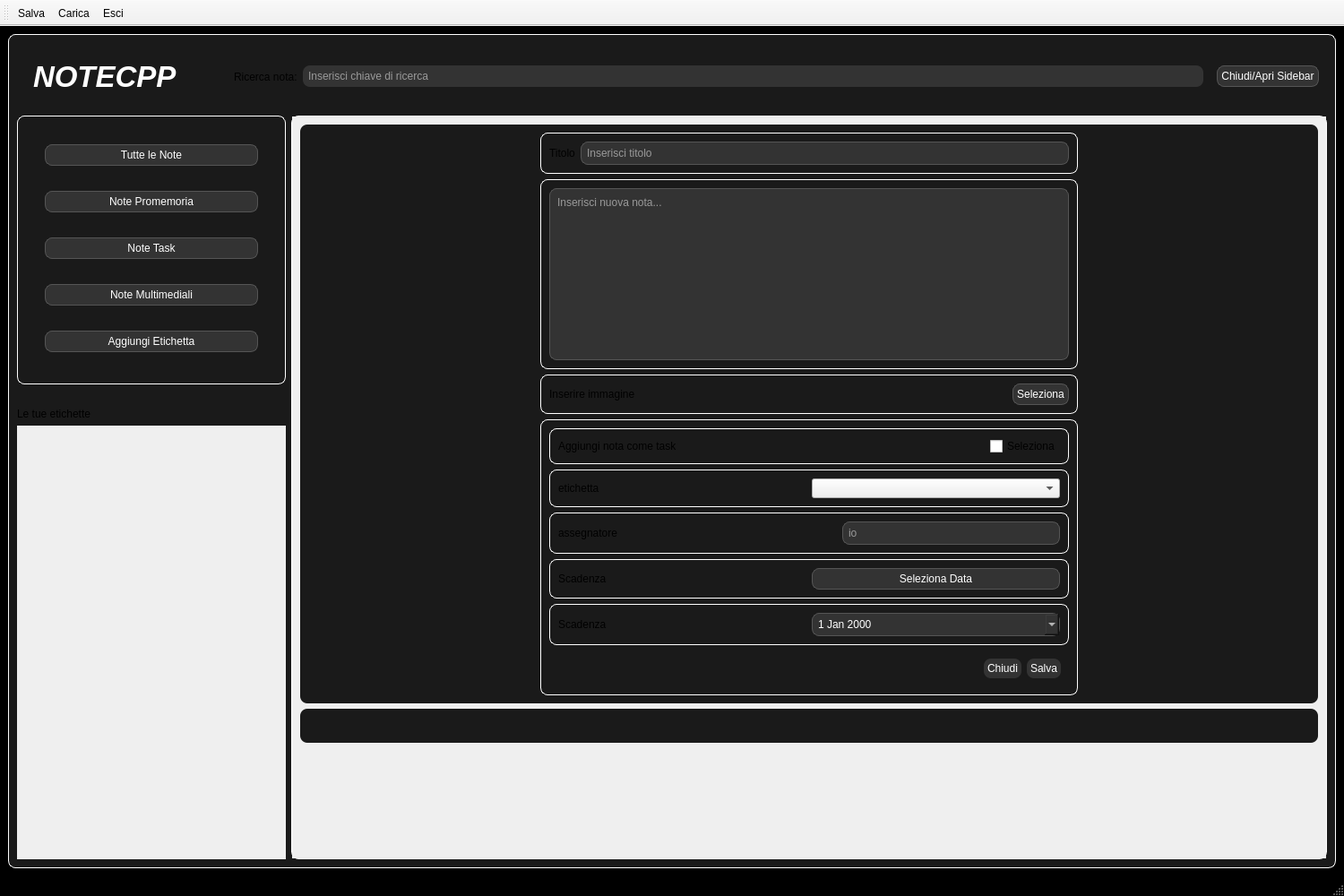
<?xml version="1.0" encoding="UTF-8"?>
<ui version="4.0">
 <class>MainWindow</class>
 <widget class="QMainWindow" name="MainWindow">
  <property name="geometry">
   <rect>
    <x>0</x>
    <y>0</y>
    <width>1500</width>
    <height>1000</height>
   </rect>
  </property>
  <property name="windowTitle">
   <string>MainWindow</string>
  </property>
  <property name="styleSheet">
   <string notr="true">/* Sfondo nero per tutta l'applicazione */
QMainWindow, QWidget#page_2 {
    background-color: #000000;
    color: #ffffff; /* Testo bianco di default */
}

/* Regola per i Frame con bordi bianchi arrotondati */
QFrame {
    border: 1px solid #ffffff;
    border-radius: 8px;
    background-color: #1a1a1a; /* Un grigio scurissimo per dare profondità */
    padding: 0px;
}

/* Eccezione: non vogliamo bordi bianchi attorno ai bottoni o agli input */
QPushButton, QLineEdit, QTextEdit, QDateTimeEdit {
    border: 1px solid #555555;
    border-radius: 8px;
    background-color: #333333;
    color: white;
    padding: 4px;
}

QLabel{
    border: 0px;
}

/* Effetto al passaggio del mouse sui bottoni */
QPushButton:hover {
    background-color: #444444;
    border: 1px solid #00aaff; /* Un tocco di azzurro al passaggio */
}</string>
  </property>
  <property name="toolButtonStyle">
   <enum>Qt::ToolButtonStyle::ToolButtonTextBesideIcon</enum>
  </property>
  <widget class="QWidget" name="centralwidget">
   <layout class="QVBoxLayout" name="verticalLayout">
    <item>
     <widget class="QStackedWidget" name="stackedWidget">
      <property name="styleSheet">
       <string notr="true"/>
      </property>
      <property name="currentIndex">
       <number>0</number>
      </property>
      <widget class="QWidget" name="page">
       <layout class="QVBoxLayout" name="verticalLayout_9">
        <item>
         <widget class="QFrame" name="frame_2">
          <property name="minimumSize">
           <size>
            <width>0</width>
            <height>75</height>
           </size>
          </property>
          <property name="maximumSize">
           <size>
            <width>16777215</width>
            <height>100</height>
           </size>
          </property>
          <property name="styleSheet">
           <string notr="true">#frame_2 {
border: none;
}</string>
          </property>
          <property name="frameShape">
           <enum>QFrame::Shape::StyledPanel</enum>
          </property>
          <property name="frameShadow">
           <enum>QFrame::Shadow::Raised</enum>
          </property>
          <layout class="QHBoxLayout" name="horizontalLayout_3">
           <item>
            <widget class="QFrame" name="frame_6">
             <property name="minimumSize">
              <size>
               <width>100</width>
               <height>0</height>
              </size>
             </property>
             <property name="styleSheet">
              <string notr="true">border: none;</string>
             </property>
             <property name="frameShape">
              <enum>QFrame::Shape::StyledPanel</enum>
             </property>
             <property name="frameShadow">
              <enum>QFrame::Shadow::Raised</enum>
             </property>
             <layout class="QHBoxLayout" name="horizontalLayout_11">
              <item>
               <widget class="QLabel" name="labelLogo">
                <property name="minimumSize">
                 <size>
                  <width>200</width>
                  <height>0</height>
                 </size>
                </property>
                <property name="font">
                 <font>
                  <family>Segoe UI</family>
                  <pointsize>25</pointsize>
                  <italic>true</italic>
                  <bold>true</bold>
                 </font>
                </property>
                <property name="styleSheet">
                 <string notr="true">#labelLogo {
    /* Colore del testo (puoi usare un gradiente o un colore solido) */
    color: #ffffff; 
    
    /* Font: usane uno bold e moderno */
    font-family: &quot;Segoe UI&quot;, &quot;Arial&quot;, sans-serif;
    font-weight: bold;
    font-style: italic;
    
    /* Allineamento */
    qproperty-alignment: 'AlignCenter';
    
    /* Sfondo (opzionale, se vuoi un tocco di colore dietro) */
    background-color: transparent;
    
    /* Rimuove eventuali bordi ereditati dal resto dell'app */
    border: none;
    padding: 0px;
}</string>
                </property>
                <property name="text">
                 <string>NOTECPP</string>
                </property>
               </widget>
              </item>
             </layout>
            </widget>
           </item>
           <item>
            <widget class="QFrame" name="frame_7">
             <property name="minimumSize">
              <size>
               <width>100</width>
               <height>0</height>
              </size>
             </property>
             <property name="styleSheet">
              <string notr="true">border: none;</string>
             </property>
             <property name="frameShape">
              <enum>QFrame::Shape::StyledPanel</enum>
             </property>
             <property name="frameShadow">
              <enum>QFrame::Shadow::Raised</enum>
             </property>
             <layout class="QHBoxLayout" name="horizontalLayout_12">
              <item>
               <widget class="QLabel" name="searchLabel">
                <property name="text">
                 <string>Ricerca nota:</string>
                </property>
               </widget>
              </item>
              <item>
               <widget class="QLineEdit" name="lineSearch">
                <property name="placeholderText">
                 <string>Inserisci chiave di ricerca</string>
                </property>
               </widget>
              </item>
             </layout>
            </widget>
           </item>
           <item>
            <widget class="QPushButton" name="pushButton_5">
             <property name="text">
              <string>Chiudi/Apri Sidebar</string>
             </property>
            </widget>
           </item>
          </layout>
         </widget>
        </item>
        <item>
         <widget class="QFrame" name="frame">
          <property name="styleSheet">
           <string notr="true">#frame {
border: none;
}</string>
          </property>
          <property name="frameShape">
           <enum>QFrame::Shape::StyledPanel</enum>
          </property>
          <property name="frameShadow">
           <enum>QFrame::Shadow::Raised</enum>
          </property>
          <layout class="QHBoxLayout" name="horizontalLayout_2">
           <property name="leftMargin">
            <number>0</number>
           </property>
           <property name="topMargin">
            <number>0</number>
           </property>
           <property name="rightMargin">
            <number>0</number>
           </property>
           <property name="bottomMargin">
            <number>0</number>
           </property>
           <item>
            <widget class="QFrame" name="frameSideBar">
             <property name="minimumSize">
              <size>
               <width>200</width>
               <height>0</height>
              </size>
             </property>
             <property name="maximumSize">
              <size>
               <width>300</width>
               <height>16777215</height>
              </size>
             </property>
             <property name="styleSheet">
              <string notr="true">#frameSideBar {
border: none;
}</string>
             </property>
             <property name="frameShape">
              <enum>QFrame::Shape::StyledPanel</enum>
             </property>
             <property name="frameShadow">
              <enum>QFrame::Shadow::Raised</enum>
             </property>
             <layout class="QVBoxLayout" name="verticalLayout_2">
              <property name="leftMargin">
               <number>0</number>
              </property>
              <property name="topMargin">
               <number>0</number>
              </property>
              <property name="rightMargin">
               <number>0</number>
              </property>
              <property name="bottomMargin">
               <number>0</number>
              </property>
              <item>
               <widget class="QFrame" name="frame_4">
                <property name="minimumSize">
                 <size>
                  <width>0</width>
                  <height>300</height>
                 </size>
                </property>
                <property name="frameShape">
                 <enum>QFrame::Shape::StyledPanel</enum>
                </property>
                <property name="frameShadow">
                 <enum>QFrame::Shadow::Raised</enum>
                </property>
                <layout class="QVBoxLayout" name="verticalLayout_3">
                 <property name="leftMargin">
                  <number>30</number>
                 </property>
                 <property name="rightMargin">
                  <number>30</number>
                 </property>
                 <item>
                  <widget class="QPushButton" name="buttonNote">
                   <property name="text">
                    <string>Tutte le Note</string>
                   </property>
                  </widget>
                 </item>
                 <item>
                  <widget class="QPushButton" name="buttonPromemoria">
                   <property name="text">
                    <string>Note Promemoria</string>
                   </property>
                  </widget>
                 </item>
                 <item>
                  <widget class="QPushButton" name="buttonTask">
                   <property name="text">
                    <string>Note Task</string>
                   </property>
                  </widget>
                 </item>
                 <item>
                  <widget class="QPushButton" name="buttonMultimediali">
                   <property name="text">
                    <string>Note Multimediali</string>
                   </property>
                  </widget>
                 </item>
                 <item>
                  <widget class="QPushButton" name="buttonEtichetteAdd">
                   <property name="text">
                    <string>Aggiungi Etichetta</string>
                   </property>
                  </widget>
                 </item>
                </layout>
               </widget>
              </item>
              <item>
               <widget class="QLabel" name="label_9">
                <property name="text">
                 <string/>
                </property>
               </widget>
              </item>
              <item>
               <widget class="QLabel" name="label_8">
                <property name="text">
                 <string>Le tue etichette</string>
                </property>
               </widget>
              </item>
              <item>
               <widget class="QScrollArea" name="frameLabel">
                <property name="styleSheet">
                 <string notr="true">#frameLabel{
border: none;
}</string>
                </property>
                <property name="widgetResizable">
                 <bool>true</bool>
                </property>
                <widget class="QWidget" name="scrollAreaWidgetContents_2">
                 <property name="geometry">
                  <rect>
                   <x>0</x>
                   <y>0</y>
                   <width>300</width>
                   <height>443</height>
                  </rect>
                 </property>
                 <layout class="QVBoxLayout" name="verticalLayout_8">
                  <item>
                   <spacer name="verticalSpacer_2">
                    <property name="orientation">
                     <enum>Qt::Orientation::Vertical</enum>
                    </property>
                    <property name="sizeHint" stdset="0">
                     <size>
                      <width>20</width>
                      <height>404</height>
                     </size>
                    </property>
                   </spacer>
                  </item>
                 </layout>
                </widget>
               </widget>
              </item>
             </layout>
            </widget>
           </item>
           <item>
            <widget class="QFrame" name="frame_5">
             <property name="styleSheet">
              <string notr="true">#frame_5 {
border:none;
}</string>
             </property>
             <property name="frameShape">
              <enum>QFrame::Shape::StyledPanel</enum>
             </property>
             <property name="frameShadow">
              <enum>QFrame::Shadow::Raised</enum>
             </property>
             <layout class="QVBoxLayout" name="verticalLayout_4">
              <property name="leftMargin">
               <number>0</number>
              </property>
              <property name="topMargin">
               <number>0</number>
              </property>
              <property name="rightMargin">
               <number>0</number>
              </property>
              <property name="bottomMargin">
               <number>0</number>
              </property>
              <item>
               <widget class="QScrollArea" name="scrollArea">
                <property name="widgetResizable">
                 <bool>true</bool>
                </property>
                <widget class="QWidget" name="scrollAreaWidgetContents">
                 <property name="geometry">
                  <rect>
                   <x>0</x>
                   <y>0</y>
                   <width>1154</width>
                   <height>795</height>
                  </rect>
                 </property>
                 <layout class="QVBoxLayout" name="verticalLayout_5">
                  <item>
                   <widget class="QFrame" name="frameInputWrapper">
                    <property name="styleSheet">
                     <string notr="true">#frameInputWrapper {
border: null;
}</string>
                    </property>
                    <property name="frameShape">
                     <enum>QFrame::Shape::StyledPanel</enum>
                    </property>
                    <property name="frameShadow">
                     <enum>QFrame::Shadow::Raised</enum>
                    </property>
                    <layout class="QHBoxLayout" name="horizontalLayout">
                     <item>
                      <spacer name="horizontalSpacer">
                       <property name="orientation">
                        <enum>Qt::Orientation::Horizontal</enum>
                       </property>
                       <property name="sizeHint" stdset="0">
                        <size>
                         <width>189</width>
                         <height>20</height>
                        </size>
                       </property>
                      </spacer>
                     </item>
                     <item>
                      <widget class="QFrame" name="frameCardBox">
                       <property name="minimumSize">
                        <size>
                         <width>600</width>
                         <height>0</height>
                        </size>
                       </property>
                       <property name="styleSheet">
                        <string notr="true">#frameCardBox {
border: none;
}</string>
                       </property>
                       <property name="frameShape">
                        <enum>QFrame::Shape::StyledPanel</enum>
                       </property>
                       <property name="frameShadow">
                        <enum>QFrame::Shadow::Raised</enum>
                       </property>
                       <layout class="QVBoxLayout" name="verticalLayout_7">
                        <property name="leftMargin">
                         <number>0</number>
                        </property>
                        <property name="topMargin">
                         <number>0</number>
                        </property>
                        <property name="rightMargin">
                         <number>0</number>
                        </property>
                        <property name="bottomMargin">
                         <number>0</number>
                        </property>
                        <item>
                         <widget class="QFrame" name="frameTitolo">
                          <property name="maximumSize">
                           <size>
                            <width>16777215</width>
                            <height>50</height>
                           </size>
                          </property>
                          <property name="frameShape">
                           <enum>QFrame::Shape::StyledPanel</enum>
                          </property>
                          <property name="frameShadow">
                           <enum>QFrame::Shadow::Raised</enum>
                          </property>
                          <layout class="QHBoxLayout" name="horizontalLayout_8">
                           <item>
                            <widget class="QLabel" name="label_7">
                             <property name="text">
                              <string>Titolo</string>
                             </property>
                            </widget>
                           </item>
                           <item>
                            <widget class="QLineEdit" name="lineTitolo">
                             <property name="text">
                              <string/>
                             </property>
                             <property name="placeholderText">
                              <string>Inserisci titolo</string>
                             </property>
                            </widget>
                           </item>
                          </layout>
                         </widget>
                        </item>
                        <item>
                         <widget class="QFrame" name="frameInput1">
                          <property name="minimumSize">
                           <size>
                            <width>0</width>
                            <height>20</height>
                           </size>
                          </property>
                          <property name="maximumSize">
                           <size>
                            <width>16777215</width>
                            <height>16777215</height>
                           </size>
                          </property>
                          <property name="frameShape">
                           <enum>QFrame::Shape::StyledPanel</enum>
                          </property>
                          <property name="frameShadow">
                           <enum>QFrame::Shadow::Raised</enum>
                          </property>
                          <layout class="QHBoxLayout" name="horizontalLayout_4">
                           <property name="sizeConstraint">
                            <enum>QLayout::SizeConstraint::SetMinAndMaxSize</enum>
                           </property>
                           <item>
                            <widget class="QTextEdit" name="boxTesto">
                             <property name="sizePolicy">
                              <sizepolicy hsizetype="Expanding" vsizetype="Preferred">
                               <horstretch>0</horstretch>
                               <verstretch>0</verstretch>
                              </sizepolicy>
                             </property>
                             <property name="minimumSize">
                              <size>
                               <width>0</width>
                               <height>40</height>
                              </size>
                             </property>
                             <property name="placeholderText">
                              <string>Inserisci nuova nota...</string>
                             </property>
                            </widget>
                           </item>
                          </layout>
                         </widget>
                        </item>
                        <item>
                         <widget class="QFrame" name="frameImmagine">
                          <property name="frameShape">
                           <enum>QFrame::Shape::StyledPanel</enum>
                          </property>
                          <property name="frameShadow">
                           <enum>QFrame::Shadow::Raised</enum>
                          </property>
                          <layout class="QHBoxLayout" name="horizontalLayout_7">
                           <item>
                            <widget class="QLabel" name="labelImmagine">
                             <property name="text">
                              <string>Inserire immagine</string>
                             </property>
                            </widget>
                           </item>
                           <item>
                            <spacer name="horizontalSpacer_4">
                             <property name="orientation">
                              <enum>Qt::Orientation::Horizontal</enum>
                             </property>
                             <property name="sizeHint" stdset="0">
                              <size>
                               <width>40</width>
                               <height>20</height>
                              </size>
                             </property>
                            </spacer>
                           </item>
                           <item>
                            <widget class="QPushButton" name="buttonImmagine">
                             <property name="text">
                              <string>Seleziona</string>
                             </property>
                            </widget>
                           </item>
                          </layout>
                         </widget>
                        </item>
                        <item>
                         <widget class="QFrame" name="frameInput2">
                          <property name="frameShape">
                           <enum>QFrame::Shape::StyledPanel</enum>
                          </property>
                          <property name="frameShadow">
                           <enum>QFrame::Shadow::Raised</enum>
                          </property>
                          <layout class="QVBoxLayout" name="verticalLayout_6">
                           <item>
                            <widget class="QFrame" name="frameTask">
                             <property name="frameShape">
                              <enum>QFrame::Shape::StyledPanel</enum>
                             </property>
                             <property name="frameShadow">
                              <enum>QFrame::Shadow::Raised</enum>
                             </property>
                             <layout class="QHBoxLayout" name="horizontalLayout_16">
                              <item>
                               <widget class="QLabel" name="label">
                                <property name="text">
                                 <string>Aggiungi nota come task</string>
                                </property>
                               </widget>
                              </item>
                              <item>
                               <spacer name="horizontalSpacer_6">
                                <property name="orientation">
                                 <enum>Qt::Orientation::Horizontal</enum>
                                </property>
                                <property name="sizeHint" stdset="0">
                                 <size>
                                  <width>40</width>
                                  <height>20</height>
                                 </size>
                                </property>
                               </spacer>
                              </item>
                              <item>
                               <widget class="QCheckBox" name="checkTask">
                                <property name="text">
                                 <string>Seleziona</string>
                                </property>
                               </widget>
                              </item>
                             </layout>
                            </widget>
                           </item>
                           <item>
                            <widget class="QFrame" name="frameEtichetta">
                             <property name="frameShape">
                              <enum>QFrame::Shape::StyledPanel</enum>
                             </property>
                             <property name="frameShadow">
                              <enum>QFrame::Shadow::Raised</enum>
                             </property>
                             <layout class="QHBoxLayout" name="horizontalLayout_9">
                              <item>
                               <widget class="QLabel" name="label_6">
                                <property name="text">
                                 <string>etichetta</string>
                                </property>
                               </widget>
                              </item>
                              <item>
                               <widget class="QComboBox" name="comboBox"/>
                              </item>
                             </layout>
                            </widget>
                           </item>
                           <item>
                            <widget class="QFrame" name="frameAsegnatore">
                             <property name="frameShape">
                              <enum>QFrame::Shape::StyledPanel</enum>
                             </property>
                             <property name="frameShadow">
                              <enum>QFrame::Shadow::Raised</enum>
                             </property>
                             <layout class="QHBoxLayout" name="horizontalLayout_5">
                              <item>
                               <widget class="QLabel" name="label_3">
                                <property name="text">
                                 <string>assegnatore</string>
                                </property>
                               </widget>
                              </item>
                              <item>
                               <spacer name="horizontalSpacer_3">
                                <property name="orientation">
                                 <enum>Qt::Orientation::Horizontal</enum>
                                </property>
                                <property name="sizeHint" stdset="0">
                                 <size>
                                  <width>40</width>
                                  <height>20</height>
                                 </size>
                                </property>
                               </spacer>
                              </item>
                              <item>
                               <widget class="QLineEdit" name="lineAssegnatore">
                                <property name="text">
                                 <string/>
                                </property>
                                <property name="placeholderText">
                                 <string>io</string>
                                </property>
                               </widget>
                              </item>
                             </layout>
                            </widget>
                           </item>
                           <item>
                            <widget class="QFrame" name="frameButtonScandenza">
                             <property name="styleSheet">
                              <string notr="true">#frameButtonScandenza {
border: none;
}</string>
                             </property>
                             <property name="frameShape">
                              <enum>QFrame::Shape::StyledPanel</enum>
                             </property>
                             <property name="frameShadow">
                              <enum>QFrame::Shadow::Raised</enum>
                             </property>
                             <layout class="QHBoxLayout" name="horizontalLayout_15">
                              <property name="spacing">
                               <number>0</number>
                              </property>
                              <property name="leftMargin">
                               <number>0</number>
                              </property>
                              <property name="topMargin">
                               <number>0</number>
                              </property>
                              <property name="rightMargin">
                               <number>0</number>
                              </property>
                              <property name="bottomMargin">
                               <number>0</number>
                              </property>
                              <item>
                               <widget class="QFrame" name="frameScadenza_2">
                                <property name="frameShape">
                                 <enum>QFrame::Shape::StyledPanel</enum>
                                </property>
                                <property name="frameShadow">
                                 <enum>QFrame::Shadow::Raised</enum>
                                </property>
                                <layout class="QHBoxLayout" name="horizontalLayout_14">
                                 <item>
                                  <widget class="QLabel" name="label_5">
                                   <property name="text">
                                    <string>Scadenza</string>
                                   </property>
                                  </widget>
                                 </item>
                                 <item>
                                  <widget class="QPushButton" name="buttonSetScadenza">
                                   <property name="text">
                                    <string>Seleziona Data</string>
                                   </property>
                                  </widget>
                                 </item>
                                </layout>
                               </widget>
                              </item>
                             </layout>
                            </widget>
                           </item>
                           <item>
                            <widget class="QFrame" name="frameScadenza">
                             <property name="frameShape">
                              <enum>QFrame::Shape::StyledPanel</enum>
                             </property>
                             <property name="frameShadow">
                              <enum>QFrame::Shadow::Raised</enum>
                             </property>
                             <layout class="QHBoxLayout" name="horizontalLayout_6">
                              <item>
                               <widget class="QLabel" name="label_4">
                                <property name="text">
                                 <string>Scadenza</string>
                                </property>
                               </widget>
                              </item>
                              <item>
                               <widget class="QDateEdit" name="dateEdit">
                                <property name="currentSection">
                                 <enum>QDateTimeEdit::Section::YearSection</enum>
                                </property>
                                <property name="calendarPopup">
                                 <bool>true</bool>
                                </property>
                                <property name="currentSectionIndex">
                                 <number>2</number>
                                </property>
                               </widget>
                              </item>
                             </layout>
                            </widget>
                           </item>
                           <item>
                            <widget class="QFrame" name="frameSetting">
                             <property name="styleSheet">
                              <string notr="true">border: null;</string>
                             </property>
                             <property name="frameShape">
                              <enum>QFrame::Shape::StyledPanel</enum>
                             </property>
                             <property name="frameShadow">
                              <enum>QFrame::Shadow::Raised</enum>
                             </property>
                             <layout class="QHBoxLayout" name="horizontalLayout_10">
                              <item>
                               <spacer name="horizontalSpacer_5">
                                <property name="orientation">
                                 <enum>Qt::Orientation::Horizontal</enum>
                                </property>
                                <property name="sizeHint" stdset="0">
                                 <size>
                                  <width>40</width>
                                  <height>20</height>
                                 </size>
                                </property>
                               </spacer>
                              </item>
                              <item>
                               <widget class="QPushButton" name="buttonClose">
                                <property name="text">
                                 <string>Chiudi</string>
                                </property>
                               </widget>
                              </item>
                              <item>
                               <widget class="QPushButton" name="buttonSalva">
                                <property name="text">
                                 <string>Salva</string>
                                </property>
                               </widget>
                              </item>
                             </layout>
                            </widget>
                           </item>
                          </layout>
                         </widget>
                        </item>
                       </layout>
                      </widget>
                     </item>
                     <item>
                      <spacer name="horizontalSpacer_2">
                       <property name="orientation">
                        <enum>Qt::Orientation::Horizontal</enum>
                       </property>
                       <property name="sizeHint" stdset="0">
                        <size>
                         <width>189</width>
                         <height>20</height>
                        </size>
                       </property>
                      </spacer>
                     </item>
                    </layout>
                   </widget>
                  </item>
                  <item>
                   <widget class="QFrame" name="frame_8">
                    <property name="styleSheet">
                     <string notr="true">#frame_8 {
border: none;
}</string>
                    </property>
                    <property name="frameShape">
                     <enum>QFrame::Shape::StyledPanel</enum>
                    </property>
                    <property name="frameShadow">
                     <enum>QFrame::Shadow::Raised</enum>
                    </property>
                    <layout class="QHBoxLayout" name="horizontalLayout_13">
                     <item>
                      <spacer name="horizontalSpacer_7">
                       <property name="orientation">
                        <enum>Qt::Orientation::Horizontal</enum>
                       </property>
                       <property name="sizeHint" stdset="0">
                        <size>
                         <width>40</width>
                         <height>20</height>
                        </size>
                       </property>
                      </spacer>
                     </item>
                     <item>
                      <layout class="QGridLayout" name="gridLayout">
                       <property name="spacing">
                        <number>10</number>
                       </property>
                      </layout>
                     </item>
                     <item>
                      <spacer name="horizontalSpacer_8">
                       <property name="orientation">
                        <enum>Qt::Orientation::Horizontal</enum>
                       </property>
                       <property name="sizeHint" stdset="0">
                        <size>
                         <width>40</width>
                         <height>20</height>
                        </size>
                       </property>
                      </spacer>
                     </item>
                    </layout>
                   </widget>
                  </item>
                  <item>
                   <spacer name="verticalSpacer">
                    <property name="orientation">
                     <enum>Qt::Orientation::Vertical</enum>
                    </property>
                    <property name="sizeHint" stdset="0">
                     <size>
                      <width>20</width>
                      <height>40</height>
                     </size>
                    </property>
                   </spacer>
                  </item>
                 </layout>
                </widget>
               </widget>
              </item>
             </layout>
            </widget>
           </item>
          </layout>
         </widget>
        </item>
       </layout>
      </widget>
      <widget class="QWidget" name="page_2">
       <layout class="QVBoxLayout" name="verticalLayout_12">
        <item>
         <widget class="QFrame" name="frame_9">
          <property name="styleSheet">
           <string notr="true">#frame_9{
border: none;
}</string>
          </property>
          <property name="frameShape">
           <enum>QFrame::Shape::StyledPanel</enum>
          </property>
          <property name="frameShadow">
           <enum>QFrame::Shadow::Raised</enum>
          </property>
          <layout class="QHBoxLayout" name="horizontalLayout_17">
           <item>
            <widget class="QFrame" name="frame_3">
             <property name="styleSheet">
              <string notr="true">#frame_3 {
background-image: url(&quot;:/res/logo.png&quot;);
    background-repeat: no-repeat;
    background-position: center;
    border: none;
    background-color: transparent;
}</string>
             </property>
             <property name="frameShape">
              <enum>QFrame::Shape::StyledPanel</enum>
             </property>
             <property name="frameShadow">
              <enum>QFrame::Shadow::Raised</enum>
             </property>
            </widget>
           </item>
           <item>
            <widget class="QFrame" name="frame_10">
             <property name="styleSheet">
              <string notr="true">#frame_10 {
border: none;
}</string>
             </property>
             <property name="frameShape">
              <enum>QFrame::Shape::StyledPanel</enum>
             </property>
             <property name="frameShadow">
              <enum>QFrame::Shadow::Raised</enum>
             </property>
             <layout class="QVBoxLayout" name="verticalLayout_10">
              <item>
               <spacer name="verticalSpacer_3">
                <property name="orientation">
                 <enum>Qt::Orientation::Vertical</enum>
                </property>
                <property name="sizeHint" stdset="0">
                 <size>
                  <width>20</width>
                  <height>179</height>
                 </size>
                </property>
               </spacer>
              </item>
              <item>
               <widget class="QFrame" name="frame_11">
                <property name="frameShape">
                 <enum>QFrame::Shape::StyledPanel</enum>
                </property>
                <property name="frameShadow">
                 <enum>QFrame::Shadow::Raised</enum>
                </property>
                <layout class="QVBoxLayout" name="verticalLayout_13">
                 <item>
                  <widget class="QFrame" name="frame_12">
                   <property name="styleSheet">
                    <string notr="true">border:none;</string>
                   </property>
                   <property name="frameShape">
                    <enum>QFrame::Shape::StyledPanel</enum>
                   </property>
                   <property name="frameShadow">
                    <enum>QFrame::Shadow::Raised</enum>
                   </property>
                   <layout class="QVBoxLayout" name="verticalLayout_11">
                    <item>
                     <widget class="QFrame" name="frame_13">
                      <property name="styleSheet">
                       <string notr="true">border: none;</string>
                      </property>
                      <property name="frameShape">
                       <enum>QFrame::Shape::StyledPanel</enum>
                      </property>
                      <property name="frameShadow">
                       <enum>QFrame::Shadow::Raised</enum>
                      </property>
                      <layout class="QHBoxLayout" name="horizontalLayout_18">
                       <item>
                        <widget class="QLabel" name="label_2">
                         <property name="font">
                          <font>
                           <pointsize>45</pointsize>
                          </font>
                         </property>
                         <property name="text">
                          <string>Benvenuto!</string>
                         </property>
                        </widget>
                       </item>
                      </layout>
                     </widget>
                    </item>
                    <item>
                     <widget class="QPushButton" name="buttonInizia">
                      <property name="text">
                       <string>Inizia</string>
                      </property>
                     </widget>
                    </item>
                    <item>
                     <widget class="QPushButton" name="buttonImporta">
                      <property name="text">
                       <string>Importa</string>
                      </property>
                     </widget>
                    </item>
                   </layout>
                  </widget>
                 </item>
                </layout>
               </widget>
              </item>
              <item>
               <spacer name="verticalSpacer_4">
                <property name="orientation">
                 <enum>Qt::Orientation::Vertical</enum>
                </property>
                <property name="sizeHint" stdset="0">
                 <size>
                  <width>20</width>
                  <height>179</height>
                 </size>
                </property>
               </spacer>
              </item>
             </layout>
            </widget>
           </item>
          </layout>
         </widget>
        </item>
       </layout>
      </widget>
     </widget>
    </item>
   </layout>
  </widget>
  <widget class="QMenuBar" name="menubar">
   <property name="geometry">
    <rect>
     <x>0</x>
     <y>0</y>
     <width>1500</width>
     <height>23</height>
    </rect>
   </property>
  </widget>
  <widget class="QStatusBar" name="statusbar"/>
  <widget class="QToolBar" name="toolBar">
   <property name="windowTitle">
    <string>toolBar</string>
   </property>
   <attribute name="toolBarArea">
    <enum>TopToolBarArea</enum>
   </attribute>
   <attribute name="toolBarBreak">
    <bool>false</bool>
   </attribute>
   <addaction name="actionSalva"/>
   <addaction name="actionCarica"/>
   <addaction name="actionEsci"/>
  </widget>
  <action name="actionSalva">
   <property name="checkable">
    <bool>true</bool>
   </property>
   <property name="icon">
    <iconset theme="QIcon::ThemeIcon::DocumentSave"/>
   </property>
   <property name="text">
    <string>Salva</string>
   </property>
   <property name="menuRole">
    <enum>QAction::MenuRole::NoRole</enum>
   </property>
  </action>
  <action name="actionCarica">
   <property name="icon">
    <iconset theme="QIcon::ThemeIcon::FolderOpen"/>
   </property>
   <property name="text">
    <string>Carica</string>
   </property>
   <property name="menuRole">
    <enum>QAction::MenuRole::NoRole</enum>
   </property>
  </action>
  <action name="actionEsci">
   <property name="icon">
    <iconset theme="QIcon::ThemeIcon::EditClear"/>
   </property>
   <property name="text">
    <string>Esci</string>
   </property>
   <property name="menuRole">
    <enum>QAction::MenuRole::NoRole</enum>
   </property>
  </action>
 </widget>
 <resources/>
 <connections/>
</ui>
